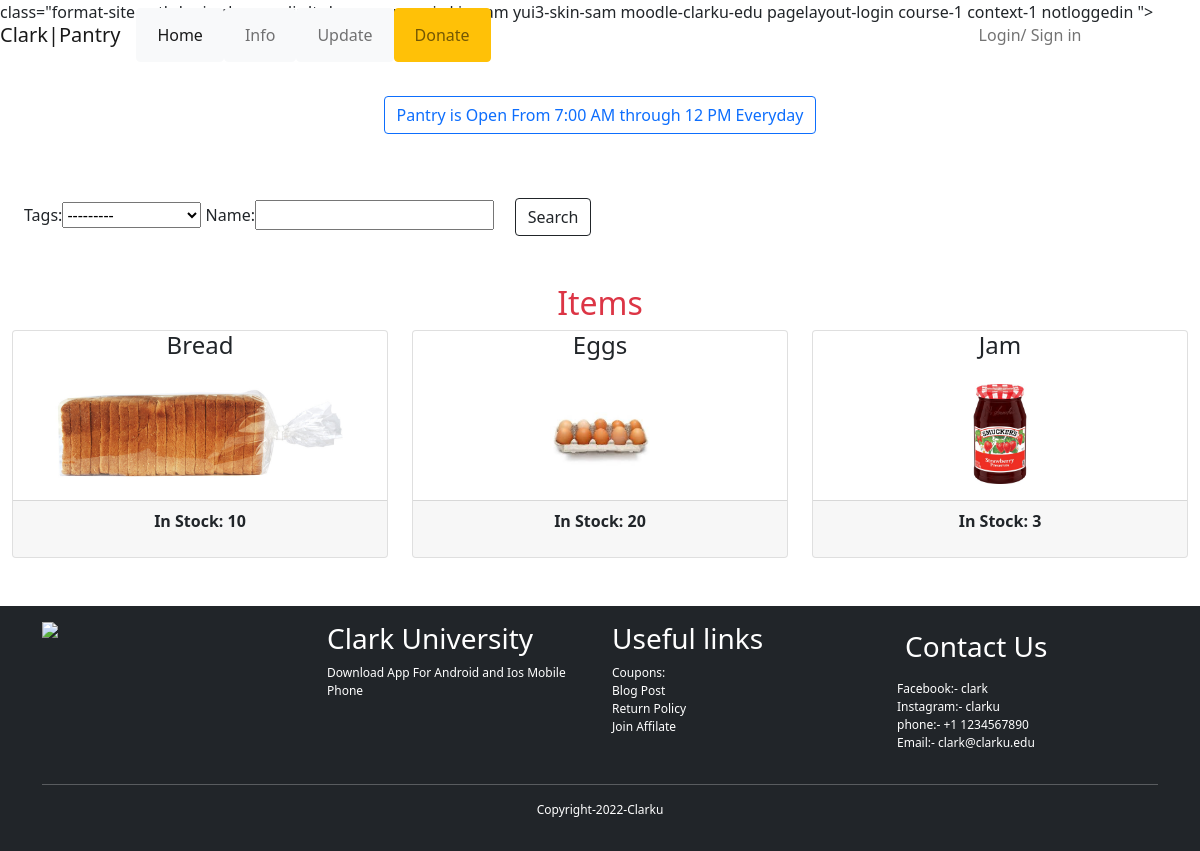
The page / on the database its author committed.
### shelf/models.py (models this page shows, shortened)
class Item(models.Model):
	name = models.CharField(max_length=200, null=True)
	id=models.IntegerField(primary_key=True)
	img = models.ImageField(null=True, blank=True)
	Stock = models.IntegerField(null=True)
	TAG = (
			('Perishable', 'Perishable'),
			('Non-perishable', 'Non-perishable'),
			('Health', 'Health'),
			)
	tags = models.CharField(max_length=200, null=True, choices=TAG)

### shelf/views.py (the view)
# urls.py: 2. Add a URL to urlpatterns:  path('', views.home, name='home')
def home(request):
	items = Item.objects.all()
	myFilter = ItemFilter(request.GET, queryset=items)
	items=myFilter.qs
	context= {'items':items,'myFilter':myFilter}
	return render(request, 'shelf/home.html', context)

### shelf/templates/shelf/home.html (shortened to what this page needs)
{% extends 'shelf/main.html'%}
{% load static %}
{% block content %}
<div class="container-fluid mb-2">
	<div class="row mb-5">
		<div class="col-md-12">
			<p class="text-center">
				<span class="btn btn-outline-primary">Pantry is Open From 7:00 AM through 12 PM Everyday</span>
			</p>
		</div>
	</div>
	<div class="row mx-auto mb-5" >
		<div class="col-md-12" style="align-items: center;">
			<form class="form-inline" role="form" method="get">
				{{myFilter.form}} &nbsp; &nbsp;
				<button class="btn btn-outline-dark"> Search </button>
			</form>
		</div>
	</div>
	<div class="row mb-5">
		<h2 class="text-center text-danger">Items</h2>
		<div class="cotainer">
			<div class="row">
				{%for i in items%}
				<div class="col-md-4">
					<div class="card">
						<div class="card-tile">
							<h4 class="text-center">{{i.name}}</h4>
						</div>
						<div class="card-body text-center">
							<img class="img-responsive" id="item_img" height="100px" src="{{i.img.url}}">
						</div>
						<div class="card-footer">
							<p class="Stock fw-bold text-center">In Stock: {{i.Stock}}</p>
						</div>
					</div>
				</div>
				{% endfor %}
			</div>
		</div>
	</div>
</div>
{%endblock%}

### shelf/templates/shelf/main.html (shortened to what this page needs)
{% load static %}
<!DOCTYPE html>
<html>
<head>
	<link rel="stylesheet" href="{%static '/css/bootstrap.min.css'%}">
	<link href="{% static 'fontawesomefree/css/all.min.css' %}" rel="stylesheet" type="text/css">
	<link href="{% static 'fontawesomefree/css/brands.css' %}" rel="stylesheet" type="text/css">
	<link href="{% static 'fontawesomefree/css/solid.css' %}" rel="stylesheet" type="text/css">
</head>
<body>
	{% include 'shelf/navbar.html' %}
	{% block content %}
	{% endblock %}
	<div class="footer bg-dark text-white p-3" style="font-size: 12px ;">
		<div class="container">
			<div class="row">
				<div class="col-md-3 d-flex flex-column align-content-center">
					<img width="100px" src="{% static 'images/logosz.png' %}">
				</div>
				<div class="col-md-3">
					<h3>Clark University</h3>
					<p>Download App For Android and Ios Mobile Phone</p>
				</div>
				<div class="col-md-3">
					<h3>Useful links</h3>
					<ul class="list-unstyled">
						<li>Coupons:</li>
						<li>Blog Post</li>
						<li>Return Policy</li>
						<li>Join Affilate</li>
					</ul>
				</div>
				<div class="col-md-3">
					<h3 class="p-2">Contact Us</h3>
					<ul class="list-unstyled">
						<li>Facebook:- clark</li>
						<li>Instagram:- clarku</li>
						<li>phone:- +1 1234567890</li>
						<li>Email:- clark@clarku.edu</li>
					</ul>
				</div>
			</div>
			<hr>
			<p class="Copyright text-center">Copyright-<span id="dynamic-year"></span>-Clarku</p>
		</div>
</body>
</html>

### shelf/templates/shelf/navbar.html (shortened to what this page needs)
{% load static %}
<head>
	<link rel="stylesheet" type="text/css"
		href="https://moodle.clarku.edu/theme/yui_combo.php?rollup/3.17.2/yui-moodlesimple-min.css" />
	<link rel="stylesheet" type="text/css"
		href="https://moodle.clarku.edu/theme/styles.php/boost/1646829495_1607948647/all" />
	<link rel="stylesheet" type="text/css" href="{% static 'css/bootstrap.min.css' %}" />
</head>
<nav id="page-login-index sticky-top">
	class="format-site  path-login chrome dir-ltr lang-en_us yui-skin-sam yui3-skin-sam moodle-clarku-edu pagelayout-login course-1 context-1 notloggedin ">
	<div class="fixed-top navbar navbar-light navbar-expand moodle-has-zindex">
		<a href="{% url 'home' %}" class="navbar-brand
                d-none d-sm-inline
                ">
			<span class="site-name d-none d-md-inline"><span class="clarku">Clark</span><span class="pipe">|</span><span
					class="moodle">Pantry</span></span>
		</a>
		<ul class="navbar-nav d-none d-md-flex">
			<li class="nav-item btn btn-light" style="color:black">
				<a class="nav-link active " aria-current="page" href="{% url 'home' %}">Home</a>
			</li>
			<li class="nav-item btn btn-light" style="color:black">
				<a class="nav-link " href="{% url 'info' %}">Info</a>
			</li>
			<li class="nav-item btn btn-light" style="color:black">
				<a class="nav-link" href="{% url 'update' %}">Update</a>
			</li>
			<li class="btn btn-warning" style="color:black">
				<a class="nav-link" href="{% url 'donate' %}">Donate</a>
			</li>
		</ul>
		<div class="login">
			<ul class="navbar-nav d-none d-md-flex">
				{% if request.user.is_anonymous %}
				<li class="nav-item">
					<span><a class="nav-link" href="{% url 'login' %}">Login/ Sign in</a></span>
				</li>
				{% endif %}
			</ul>
		</div>
	</div>
</nav>
<br><br><br>

### shelf/templates/shelf/navbar.html (style rules this page uses)
.login { margin-left: 40%; }

### shelf/templates/shelf/home.html (style rules this page uses)
#item_img { height: 100px!important; }

### rows shown on the page
Item: name "Bread", img (picture), Stock "10"
Item: name "Eggs", img (picture), Stock "20"
Item: name "Jam", img (picture), Stock "3"
